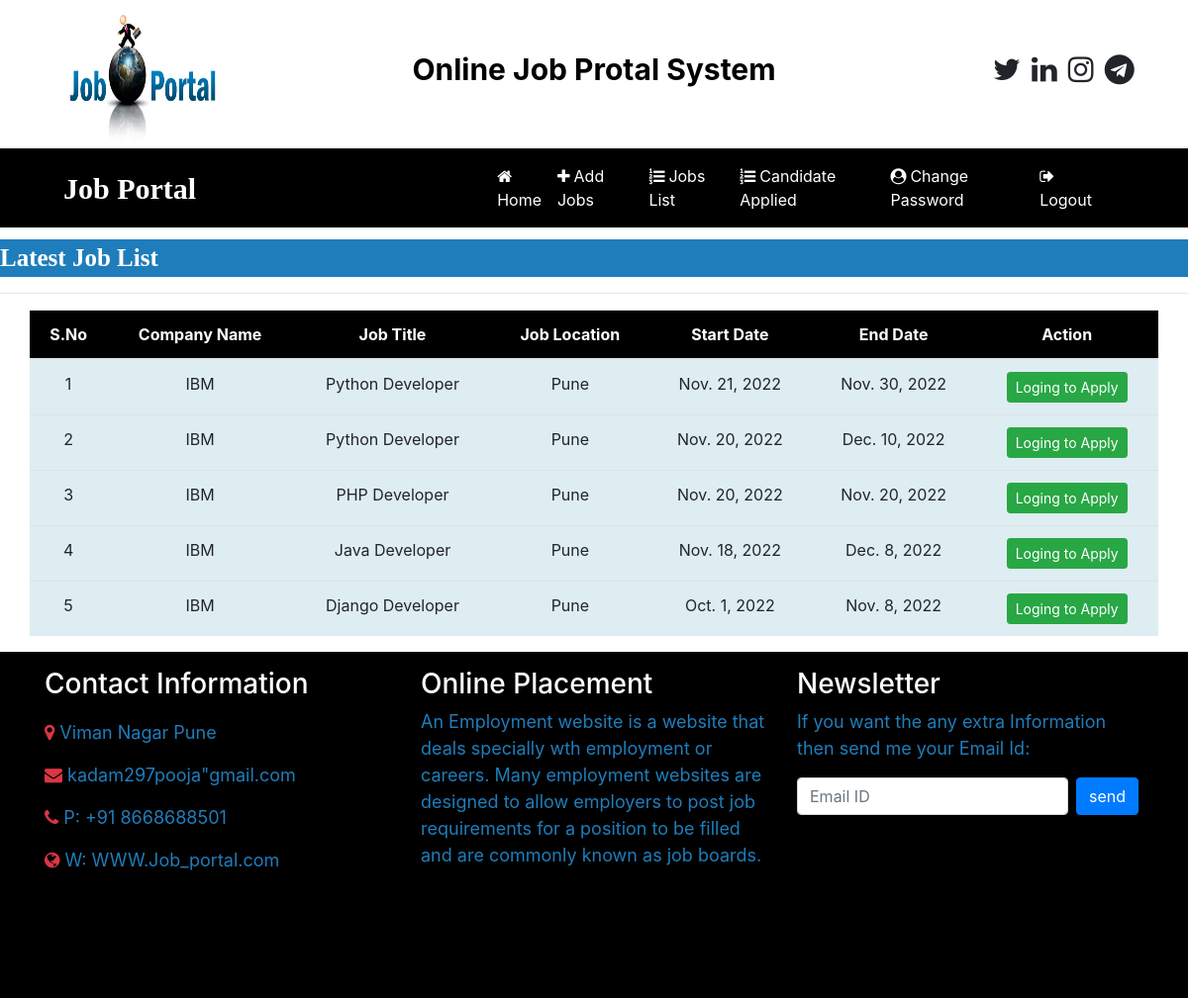
Screenshot of /lastest_jobs/ with the database file from the repository.
### job/models.py (models this page shows, shortened)
class Job(models.Model):
    recruiter = models.ForeignKey(Recuiter, on_delete=models.CASCADE)
    start_date = models.DateField()
    end_date = models.DateField()
    title = models.CharField(max_length=100)
    salary = models.FloatField(max_length=20)
    image = models.FileField()
    description = models.CharField(max_length=300)
    experience = models.CharField(max_length=50)
    location = models.CharField(max_length=100)
    skill = models.CharField(max_length=100)
    creationdate = models.DateField()

class Recuiter(models.Model):
    user = models.ForeignKey(User, on_delete=models.CASCADE)
    name = models.CharField(max_length=200)
    moblie = models.CharField(max_length=15,null=True)
    email = models.EmailField(max_length=100,null=True)
    image = models.FileField(null=True)
    gender = models.CharField(max_length=10,null=True)
    company = models.CharField(max_length=100,null=True)
    type = models.CharField(max_length=15,null=True)
    status = models.CharField(max_length=20,null=True)

### job/views.py (the view)
# urls.py: path('lastest_jobs/', views.lastest_jobs, name='lastest_jobs'),
def lastest_jobs(request):
    job = Job.objects.all().order_by('-start_date')
    d = {'job':job}
    return render(request,'lastest_jobs.html',d)

### job/templates/lastest_jobs.html (shortened to what this page needs)
{% load static %}
{% block body %}
{% include 'recruiter_navigation.html' %}
<marquee style = "font-family: 'Monotype Corsiva'; font-size: 25px; color: white; background-color: rgb(31, 125, 187); margin-top: 1%; font-weight: bold">Latest Job List</marquee>
<hr>
<table class="table table-hover container" id="example">
    <thead>
        <tr style="background-color: black" class="text-white">
            <th>S.No</th>
            <th>Company Name</th>
            <th>Job Title</th>
            <th>Job Location</th>
            <th>Start Date</th>
            <th>End Date</th>
            <th>Action</th>
        </tr>
    </thead>
    <tbody>
    {% for i in job %}
        <tr style="background-color: rgb(222, 237, 241)">
            <td>{{forloop.counter}}</td>
            <td>{{i.recruiter.company}}</td>
            <td>{{i.title}}</td>
            <td>{{i.location}}</td>
            <td>{{i.start_date}}</td>
            <td>{{i.end_date}}</td>
            <td><a href="{% url 'user_login' %}" class="btn btn-success btn-sm">Loging to Apply</a>
            </td>
        </tr>
    {% endfor %}
    </tbody>
</table>
{% include 'footer.html' %}
{% endblock %}

### job/templates/lastest_jobs.html (style rules this page uses)
tr { text-align: center; }

### rows the page displays
Job: recruiter.company "IBM", title "Python Developer", location "Pune", start_date "Nov. 21, 2022", end_date "Nov. 30, 2022"
Job: recruiter.company "IBM", title "Python Developer", location "Pune", start_date "Nov. 20, 2022", end_date "Dec. 10, 2022"
Job: recruiter.company "IBM", title "PHP Developer", location "Pune", start_date "Nov. 20, 2022", end_date "Nov. 20, 2022"
Job: recruiter.company "IBM", title "Java Developer", location "Pune", start_date "Nov. 18, 2022", end_date "Dec. 8, 2022"
Job: recruiter.company "IBM", title "Django Developer", location "Pune", start_date "Oct. 1, 2022", end_date "Nov. 8, 2022"
